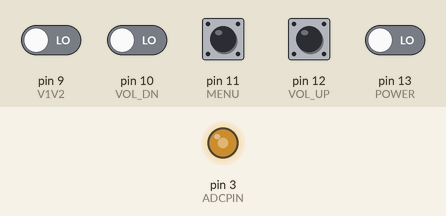
A sketch run on a simulated Arduino Uno, built with avr-gcc and run on an emulated ATmega328P. Parts: output pins drawn as LEDs (lit = HIGH). Inputs (shaded band) come from the test bench; at power-on: pin 9 (V1V2), pin 10 (VOL_DN), pin 11 (MENU), pin 12 (VOL_UP), pin 13 (POWER) LOW. What the sketch prints to the serial monitor is not drawn.

Above: at 1.2 s.
1.3 s: pin 9 (V1V2) driven HIGH
At 2.4 s:
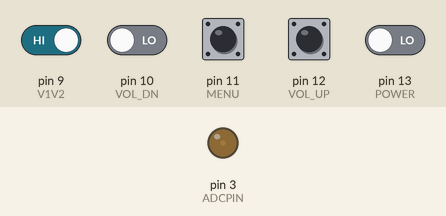
4.3 s: pin 10 (VOL_DN) driven HIGH
At 5.2 s:
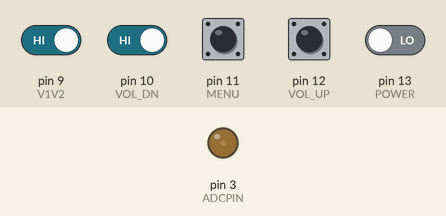
7.3 s: pin 13 (POWER) driven HIGH
At 8.4 s:
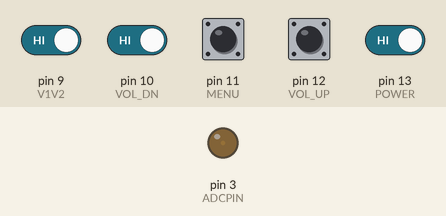
10.3 s: pin 13 (POWER) driven LOW
At 11.3 s:
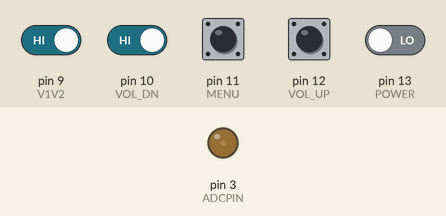
13.3 s: pin 11 (MENU) pulled HIGH for 0.15 s
At 13.8 s:
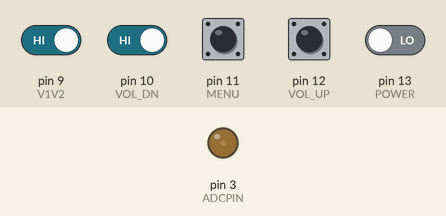
16.4 s: pin 12 (VOL_UP) pulled HIGH for 0.15 s
At 17.1 s:
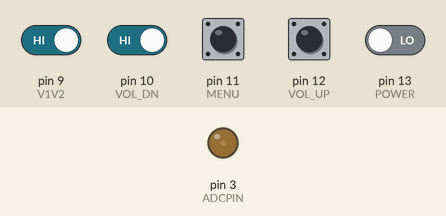
Timing chart, 0 to 19.4 s (numbered marks = the images above; inputs shaded):
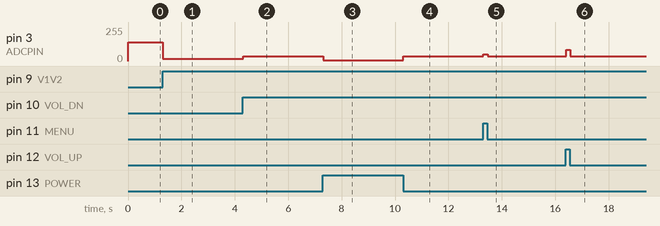

Measured:
- after the input at 1.3 s, pin 3 (ADCPIN): 140/255 → 18/255 at once
- after the input at 4.3 s, pin 3 (ADCPIN): 18/255 → 34/255 at once
- after the input at 7.3 s, pin 3 (ADCPIN): 34/255 → 4/255 at once
- after the input at 10.3 s, pin 3 (ADCPIN): 4/255 → 34/255 at once
- after the input at 13.3 s, pin 3 (ADCPIN): 34/255 → 51/255 at once, → 34/255 0.16 s later
- after the input at 16.4 s, pin 3 (ADCPIN): 34/255 → 84/255 at once, → 34/255 0.16 s later

The sketch:

LCD_Pnl.ino
```cpp
/*
  Proof of concept code for Mark's project.
  Arduino PWM runs at 500hz,
    we will need an RC filter
    either one at 500hz(3KR, 100nF)
    or
    at 100hz (1K5, 100nF)
    https://www.allaboutcircuits.com/technical-articles/low-pass-filter-a-pwm-signal-into-an-analog-voltage/
    and
    https://www.electronicproducts.com/RC_Filter_Cutoff_Frequency_Calculator.aspx

    voltages and pecentages.
    Voltages measured, percentages 5V and 3.3V
    Power   80mV,   1.6%   2.42%
    vol_up  1.68V,  33.6%  50%
    menu    1V,     20%    30%
    vol_dn  680mV,  13.6%  20%
    v1/v2   360mV,  7.2%   11%
    3.3V for no button down = 66% for 5V and 100% for 3.3V
*/
//Pins we will use
#define POWER       13
#define POWER_VAL   4
#define VOL_UP      12
#define VOL_UP_VAL  84
#define MENU        11
#define MENU_VAL    51
#define VOL_DN      10
#define VOL_DN_VAL  34
#define V1V2        9
#define V1V2_VAL    18
#define REST        0
#define REST_VAL    140

#define ADCPIN      3

#define PRESS_DELAY 25    //beats the debounce code?

void setup() {
  Serial.begin(9600);
  Serial.println(__FILE__); Serial.println(__DATE__);

  //Define your inputs. basiclly many calls to TRISB = TRISB << pin;
  pinMode( POWER, INPUT );
  pinMode( VOL_UP, INPUT );
  pinMode( MENU, INPUT );
  pinMode( VOL_DN, INPUT );
  pinMode( V1V2, INPUT );
  pinMode( ADCPIN, OUTPUT);
}

void loop() {

  if( digitalRead(POWER) )
  {
    analogWrite(ADCPIN, POWER_VAL);
    delay(20);
    Serial.println("Power");
  }
  else if( digitalRead(VOL_UP) )
  {
    analogWrite(ADCPIN, VOL_UP_VAL);
    delay(20);
    Serial.println("VolumeUp");
  }
  else if( digitalRead(MENU) )
  {
    analogWrite(ADCPIN,MENU_VAL);
    delay(20);
    Serial.println("menu");
  }
  else if( digitalRead(VOL_DN) )
  {
    analogWrite(ADCPIN,VOL_DN_VAL);
    delay(20);
    Serial.println("volume_dn");
  }
  else if( digitalRead(V1V2) )
  {
    analogWrite(ADCPIN, V1V2_VAL);
    delay(20);
    Serial.println("V1V2");
  }
  analogWrite(ADCPIN, REST_VAL);
}
```
